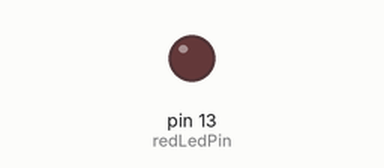
This sketch was run on a simulated Arduino Uno, built with avr-gcc and run on an emulated ATmega328P. Parts: output pins drawn as LEDs (lit = HIGH).

Above: at 0.1 s.
At 71.1 s:
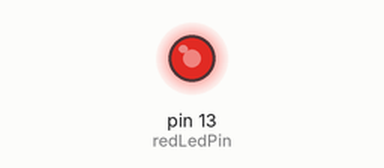
At 73.1 s:
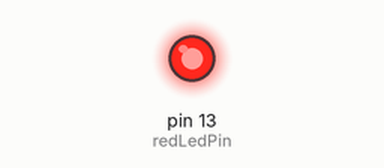
At 121.1 s:
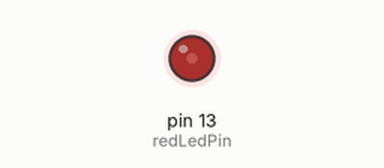
Timing chart, 0 to 126.5 s (numbered marks = the images above):
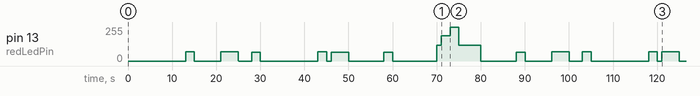

The sketch:

sketch_NEWLEDFLIP-FLOP.ino
```cpp
// Define the pins for LEDs
const int redLedPin = 13;


// Define the timing constants
const unsigned long redInterval = 13000;   // 13 seconds in milliseconds
const unsigned long greenInterval = 21000; // 21 seconds in milliseconds
const unsigned long blueInterval = 70000;  // 70 seconds in milliseconds

unsigned long previousMillis = 0;
unsigned long previousMillisRed = 0;
unsigned long previousMillisGreen = 0;
unsigned long previousMillisBlue = 0;

void setup() {
  pinMode(redLedPin, OUTPUT);


}

void loop() {
  unsigned long currentMillis = millis();

  // Red LED every 13 seconds for 2 seconds
  if (currentMillis - previousMillisRed >= redInterval && currentMillis - previousMillisRed < redInterval + 2000) {
    digitalWrite(redLedPin, HIGH);
  } else {
    digitalWrite(redLedPin, LOW);
  }

  if (currentMillis - previousMillisRed >= redInterval + 2000) {
    previousMillisRed = currentMillis;
  }

  // Green LED every 21 seconds for 4 seconds
  if (currentMillis - previousMillisGreen >= greenInterval && currentMillis - previousMillisGreen < greenInterval + 4000) {
    digitalWrite(redLedPin, HIGH);
  } else {
    digitalWrite(redLedPin, LOW);
  }

  if (currentMillis - previousMillisGreen >= greenInterval + 4000) {
    previousMillisGreen = currentMillis;
  }

  // Blue LED every 70 seconds for 10 seconds
  if (currentMillis - previousMillisBlue >= blueInterval && currentMillis - previousMillisBlue < blueInterval + 10000) {
    digitalWrite(redLedPin, HIGH);
  } else {
    digitalWrite(redLedPin, LOW);
  }

  if (currentMillis - previousMillisBlue >= blueInterval + 10000) {
    previousMillisBlue = currentMillis;
  }
}
```
